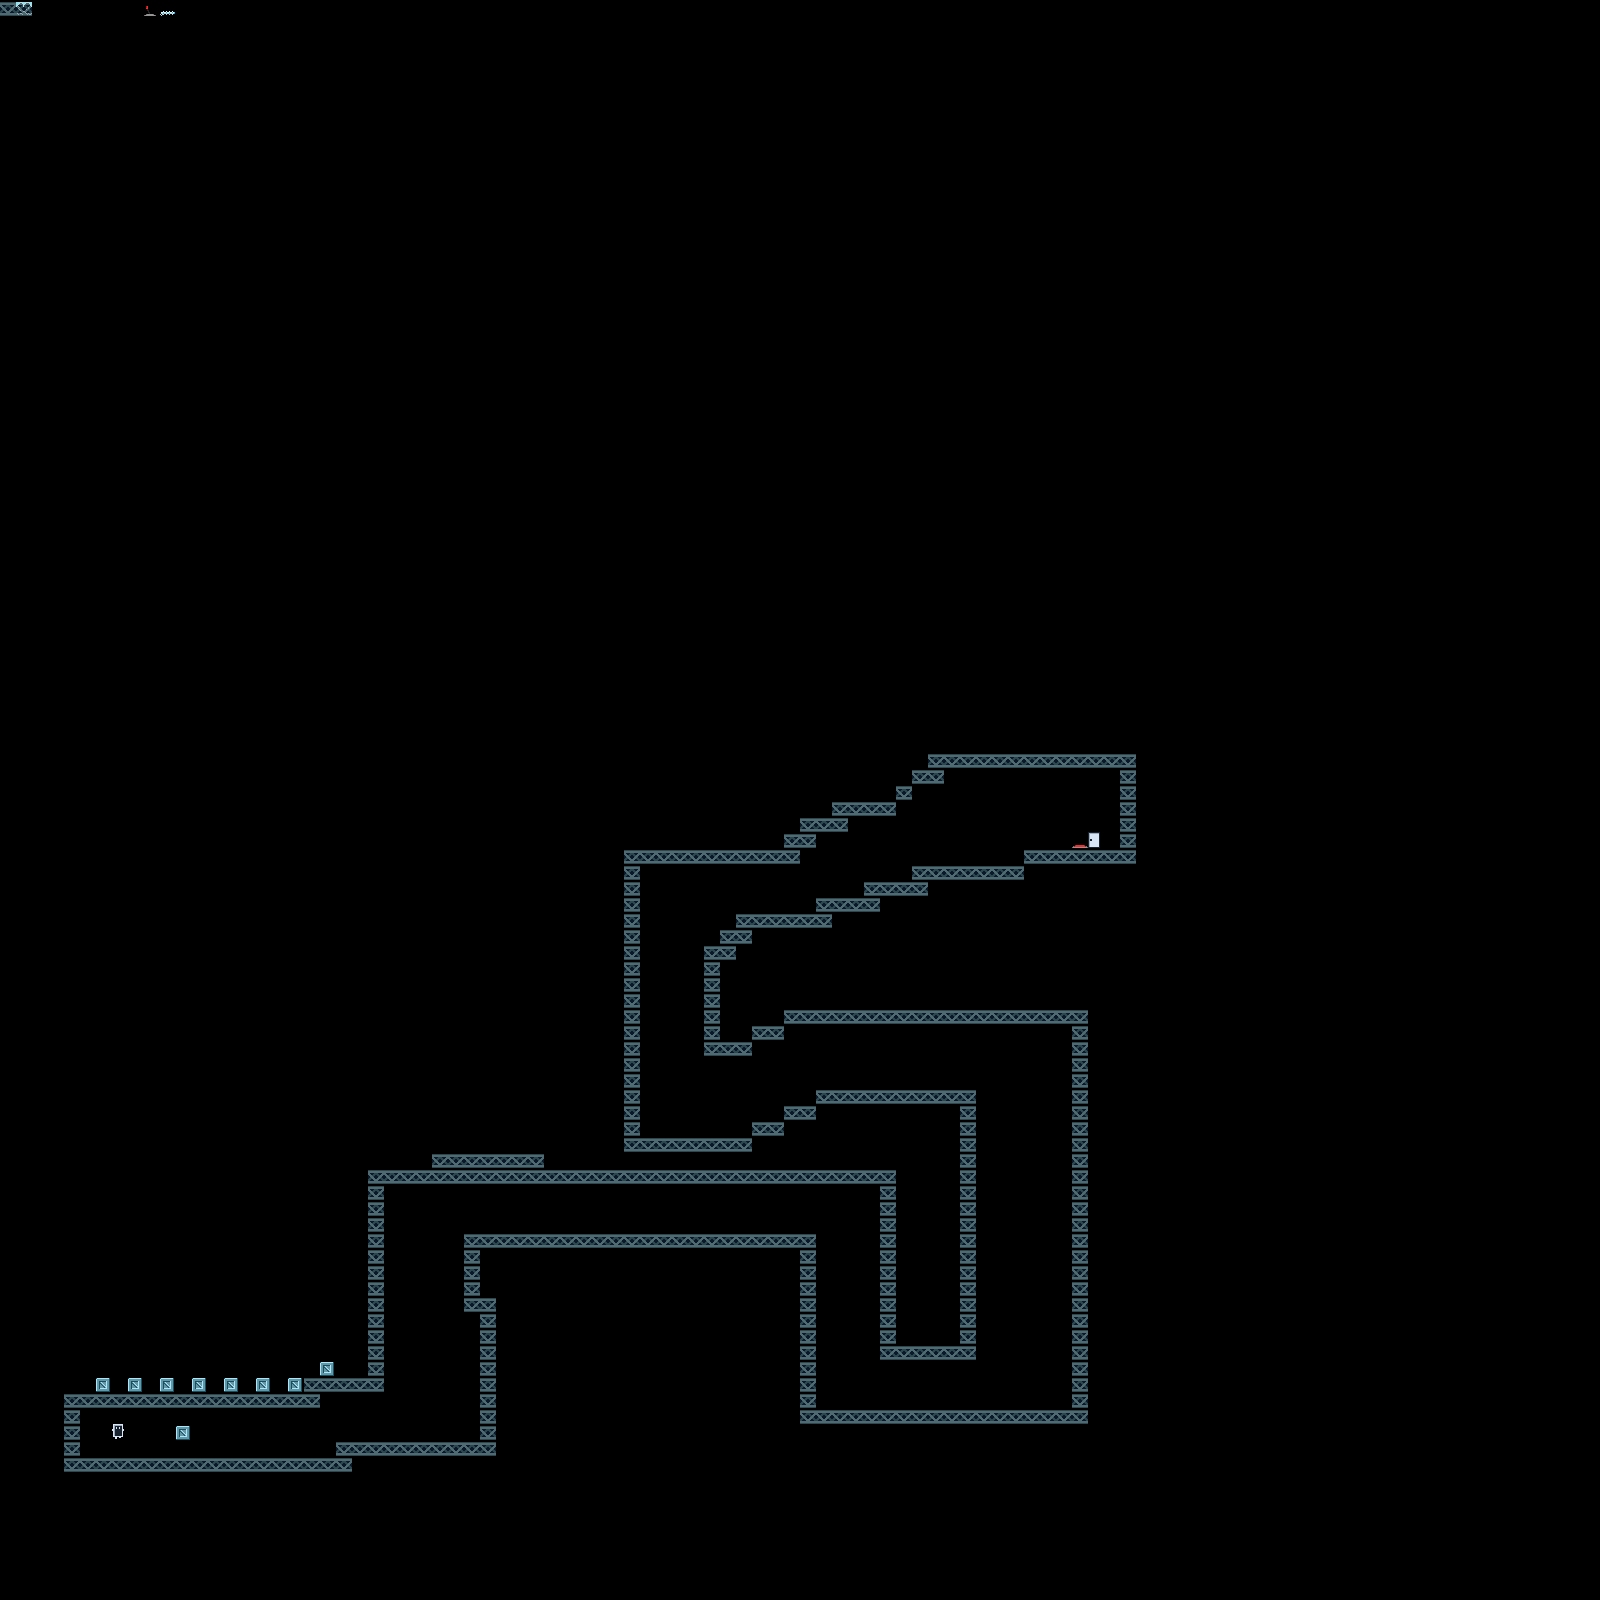

This is a level from a 2D game, rendered from its Tiled map with the project's own tilesets. A one-line summary and the map file follow, with tile-layer data summarised:
An orthogonal 100x100 tile map with 16x16 px tiles, 1 tile layer (Tile Layer 1), 1 hidden layer not drawn.

<map version="1.2" tiledversion="1.3.4" orientation="orthogonal" renderorder="right-down" width="100" height="100" tilewidth="16" tileheight="16" infinite="0" nextlayerid="3" nextobjectid="1">
 <tileset firstgid="1" source="TileTest.tsx" />
 <layer id="2" name="Tile Layer 2" width="100" height="100" visible="0">
  <data>[10000 cells, 10000 non-empty, 1 distinct tile ids]</data>
 </layer>
 <layer id="1" name="Tile Layer 1" width="100" height="100">
  <data>[10000 cells, 379 non-empty, 8 distinct tile ids]</data>
 </layer>
</map>